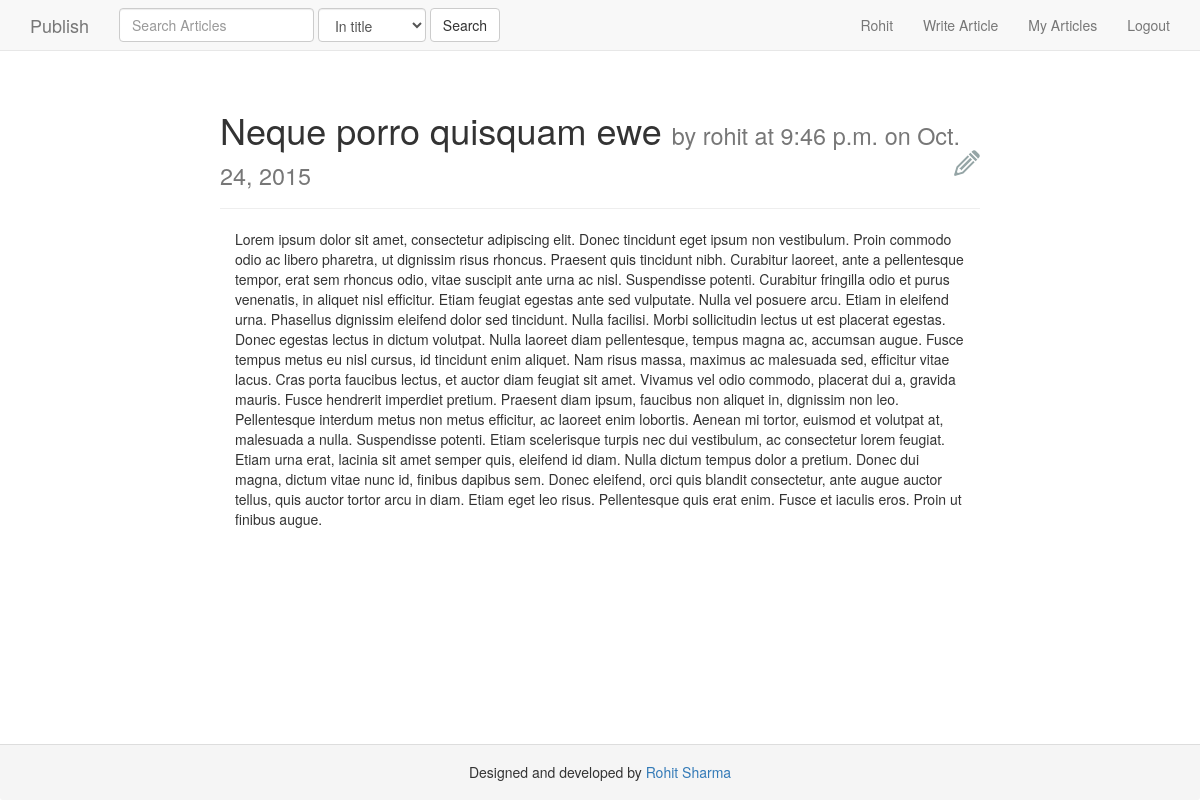
The app's page /article/neque-porro-quisquam-est-qui-dolorem-ipsum/ (signed in) with its own data.
### articles/models.py (models this page shows, shortened)
class Article(models.Model):
	user = models.ForeignKey(User)
	title = models.CharField(max_length=120)
	content = models.TextField(null=True,blank=True)
	slug = models.SlugField(unique=True)
	timestamp = models.DateTimeField(auto_now_add=True,auto_now = False)
	updated = models.DateTimeField(auto_now_add=False,auto_now = True)
	active = models.BooleanField(default=True)
	class Meta:
		unique_together = ('title', 'slug')
	def edit_article_url(self):
		return reverse("edit_article",kwargs={"slug":self.slug})

### articles/views.py (the view)
# urls.py: url(r'^article/(?P<slug>[\w-]+)/',single_article,name="single_article"),
def single_article(request, slug):
	article = Article.objects.get(slug=slug)
	context = {'article':article}
	template = 'articles/single_article.html'
	return render(request,template,context)

### templates/articles/single_article.html (shortened to what this page needs)
{% extends "base.html" %}
{% load staticfiles %}
{% block container %}
<div class="col-md-2">
</div>
<div class="container">
	<div class="col-md-8">
		<div class="row">
			<div class="page-header">
			  <h1>
			  {{article.title}} <small> by {{article.user.username}} at {{article.updated|time}} on {{article.updated|date}}</small>
			{% if user == article.user %}
				<a href="{{article.edit_article_url }}" >
			    		<img class="pull-right" src="{% static 'img/edit.png' %}"/>
			    </a>
			{% endif %}
			  </h1>
			</div>
			<div class="col-md-12">
				{{article.content}}
			</div>
		</div>
	</div>
</div>
<div class="col-md-2">
</div>
{% endblock %}

### templates/navbar.html (shortened to what this page needs)
    <nav class="navbar navbar-default navbar-fixed-top">
      <div class="container">
        <div class="navbar-header">
          <a class="navbar-brand" href="/#">Publish</a>
        </div>
        <div id="navbar" class="navbar-collapse collapse">
          <form class="navbar-form navbar-left" method="GET" role="search" action="{% url 'search_article' %}">
            <div class="form-group">
              <input type="text" class="form-control" placeholder="Search Articles" name='query'>
            </div>
            <div class="form-group">
              <select class="form-control" name="category">
                <option value="title" selected>
                  In title
                </option>
              </select>
            </div>
            <button type="submit" class="btn btn-default">Search</button>
          </form>
           <ul class="nav navbar-nav navbar-right">
              {% if user.is_authenticated %}
                <li><a href="{% url 'user_home' %}">{{user|title}}</a></li>
                <li><a href="{% url 'user_home' %}">Write Article</a></li>
                <li><a href="{% url 'my_articles' %}">My Articles</a></li>
                <li><a href="{% url 'logout_view' %}">Logout</a></li>
              {% else %}
                <li><a href="{% url 'signup_view' %}">Signup</a></li>
                <li><a href="{% url 'login_view' %}">Login</a></li>
              {% endif %}
          </ul>
        </div>
      </div>
    </nav>

### static/static_files/css/navbar-fixed-top.css (style rules this page uses)
body { padding-top: 70px; }

### records on screen
Article: title "Neque porro quisquam ewe", user.username "rohit", updated "9:46 p.m.", updated "Oct. 24, 2015", content "Lorem ipsum dolor sit amet, consectetur adipiscing elit. Donec tincidunt eget ipsum non vestibulum. Proin commodo odio ac libero pharetra, ut dignissim risus rhoncus. Praesent quis tincidunt nibh. Curabitur laoreet, ante a pellentesque tempor, erat sem rhoncus odio, vitae suscipit ante urna ac nisl. Suspendisse potenti. Curabitur fringilla odio et purus venenatis, in aliquet nisl efficitur. Etiam feugiat egestas ante sed vulputate. Nulla vel posuere arcu. Etiam in eleifend urna. Phasellus dignissim eleifend dolor sed tincidunt. Nulla facilisi. Morbi sollicitudin lectus ut est placerat egestas. Donec egestas lectus in dictum volutpat. Nulla laoreet diam pellentesque, tempus magna ac,…"

### other values on screen
{{ user|title }} "Rohit"
